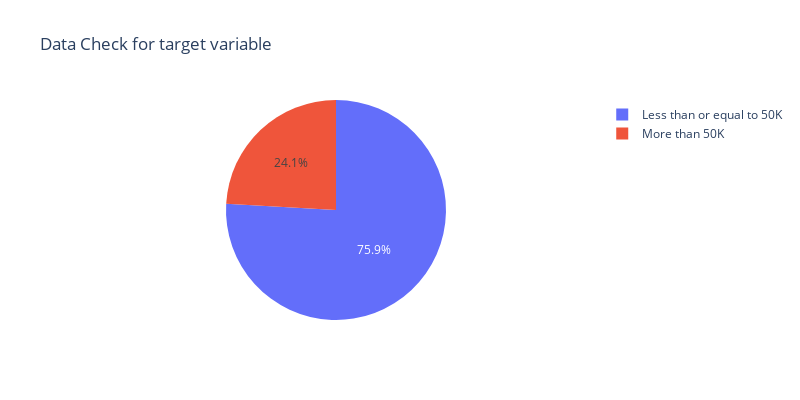

Notebook cell for this chart:
### Code cell
fig = px.pie(values=data['salary'].value_counts(),names=['Less than or equal to 50K','More than 50K'],width=800, height=400, title="Data Check for target variable")
fig.show()

### Figure 1 — Plotly figure (JSON) as saved in the notebook; plotly's stock layout.template omitted (floating-point values rounded to 4 significant figures)
{"data": [{"domain": {"x": [0, 1], "y": [0, 1]}, "hovertemplate": "label=%{label}<br>value=%{value}<extra></extra>", "labels": ["Less than or equal to 50K", "More than 50K"], "legendgroup": "", "name": "", "showlegend": true, "type": "pie", "values": [24698, 7839]}], "layout": {"height": 400, "legend": {"tracegroupgap": 0}, "title": {"text": "Data Check for target variable"}, "width": 800}}
